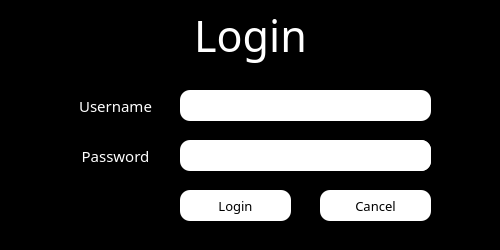
<?xml version="1.0" encoding="UTF-8"?>
<ui version="4.0">
 <class>MainWindow</class>
 <widget class="QMainWindow" name="MainWindow">
  <property name="geometry">
   <rect>
    <x>0</x>
    <y>0</y>
    <width>500</width>
    <height>250</height>
   </rect>
  </property>
  <property name="font">
   <font>
    <pointsize>10</pointsize>
   </font>
  </property>
  <property name="windowTitle">
   <string>MainWindow</string>
  </property>
  <property name="styleSheet">
   <string notr="true">background-color: rgb(0, 0, 0);</string>
  </property>
  <widget class="QWidget" name="centralwidget">
   <widget class="QLabel" name="label">
    <property name="geometry">
     <rect>
      <x>20</x>
      <y>0</y>
      <width>461</width>
      <height>71</height>
     </rect>
    </property>
    <property name="font">
     <font>
      <family>Century Gothic</family>
      <pointsize>32</pointsize>
      <weight>50</weight>
      <bold>false</bold>
     </font>
    </property>
    <property name="styleSheet">
     <string notr="true">color: rgb(255, 255, 255);</string>
    </property>
    <property name="text">
     <string>Login</string>
    </property>
    <property name="alignment">
     <set>Qt::AlignCenter</set>
    </property>
   </widget>
   <widget class="QLabel" name="label_3">
    <property name="geometry">
     <rect>
      <x>60</x>
      <y>90</y>
      <width>111</width>
      <height>31</height>
     </rect>
    </property>
    <property name="font">
     <font>
      <family>Century Gothic</family>
      <pointsize>11</pointsize>
      <weight>50</weight>
      <italic>false</italic>
      <bold>false</bold>
     </font>
    </property>
    <property name="styleSheet">
     <string notr="true">color: rgb(255, 255, 255);</string>
    </property>
    <property name="text">
     <string>Username</string>
    </property>
    <property name="alignment">
     <set>Qt::AlignCenter</set>
    </property>
   </widget>
   <widget class="QLabel" name="label_4">
    <property name="geometry">
     <rect>
      <x>60</x>
      <y>140</y>
      <width>111</width>
      <height>31</height>
     </rect>
    </property>
    <property name="font">
     <font>
      <family>Century Gothic</family>
      <pointsize>11</pointsize>
      <weight>50</weight>
      <italic>false</italic>
      <bold>false</bold>
     </font>
    </property>
    <property name="styleSheet">
     <string notr="true">color: rgb(255, 255, 255);</string>
    </property>
    <property name="text">
     <string>Password</string>
    </property>
    <property name="alignment">
     <set>Qt::AlignCenter</set>
    </property>
   </widget>
   <widget class="QLineEdit" name="editUsername">
    <property name="geometry">
     <rect>
      <x>180</x>
      <y>90</y>
      <width>251</width>
      <height>31</height>
     </rect>
    </property>
    <property name="sizeIncrement">
     <size>
      <width>0</width>
      <height>0</height>
     </size>
    </property>
    <property name="font">
     <font>
      <family>Century Gothic</family>
      <pointsize>11</pointsize>
     </font>
    </property>
    <property name="styleSheet">
     <string notr="true">background-color: rgb(255, 255, 255);
border-radius: 10px;</string>
    </property>
    <property name="frame">
     <bool>true</bool>
    </property>
    <property name="cursorPosition">
     <number>0</number>
    </property>
    <property name="alignment">
     <set>Qt::AlignCenter</set>
    </property>
    <property name="dragEnabled">
     <bool>false</bool>
    </property>
    <property name="readOnly">
     <bool>false</bool>
    </property>
    <property name="cursorMoveStyle">
     <enum>Qt::LogicalMoveStyle</enum>
    </property>
    <property name="clearButtonEnabled">
     <bool>false</bool>
    </property>
   </widget>
   <widget class="QLineEdit" name="editPassword">
    <property name="geometry">
     <rect>
      <x>180</x>
      <y>140</y>
      <width>251</width>
      <height>31</height>
     </rect>
    </property>
    <property name="font">
     <font>
      <family>Century Gothic</family>
      <pointsize>11</pointsize>
     </font>
    </property>
    <property name="styleSheet">
     <string notr="true">background-color: rgb(255, 255, 255);
border-radius: 10px;</string>
    </property>
    <property name="frame">
     <bool>true</bool>
    </property>
    <property name="echoMode">
     <enum>QLineEdit::Password</enum>
    </property>
    <property name="cursorPosition">
     <number>0</number>
    </property>
    <property name="alignment">
     <set>Qt::AlignCenter</set>
    </property>
    <property name="dragEnabled">
     <bool>false</bool>
    </property>
    <property name="readOnly">
     <bool>false</bool>
    </property>
    <property name="cursorMoveStyle">
     <enum>Qt::LogicalMoveStyle</enum>
    </property>
    <property name="clearButtonEnabled">
     <bool>false</bool>
    </property>
   </widget>
   <widget class="QPushButton" name="btnLogin">
    <property name="geometry">
     <rect>
      <x>180</x>
      <y>190</y>
      <width>111</width>
      <height>31</height>
     </rect>
    </property>
    <property name="font">
     <font>
      <family>Century Gothic</family>
      <pointsize>10</pointsize>
     </font>
    </property>
    <property name="styleSheet">
     <string notr="true">QPushButton{
border-radius: 10px;
background-color: rgb(255, 255, 255);
}

QPushButton:hover{
background-color: rgb(205, 205, 205);
}

QPushButton:pressed{
padding-left: 5px;
padding-top: 5px;
}</string>
    </property>
    <property name="text">
     <string>Login</string>
    </property>
    <property name="icon">
     <iconset>
      <normaloff>../ICON/login.png</normaloff>../ICON/login.png</iconset>
    </property>
   </widget>
   <widget class="QPushButton" name="btnCancel">
    <property name="geometry">
     <rect>
      <x>320</x>
      <y>190</y>
      <width>111</width>
      <height>31</height>
     </rect>
    </property>
    <property name="font">
     <font>
      <family>Century Gothic</family>
      <pointsize>10</pointsize>
     </font>
    </property>
    <property name="styleSheet">
     <string notr="true">QPushButton{
border-radius: 10px;
background-color: rgb(255, 255, 255);
}

QPushButton:hover{
background-color: rgb(205, 205, 205);
}

QPushButton:pressed{
padding-left: 5px;
padding-top: 5px;
}</string>
    </property>
    <property name="text">
     <string>Cancel</string>
    </property>
    <property name="icon">
     <iconset>
      <normaloff>../ICON/cancel.png</normaloff>../ICON/cancel.png</iconset>
    </property>
   </widget>
   <widget class="QPushButton" name="btnToggle">
    <property name="geometry">
     <rect>
      <x>400</x>
      <y>140</y>
      <width>31</width>
      <height>31</height>
     </rect>
    </property>
    <property name="styleSheet">
     <string notr="true">QPushButton{
border-radius: 10px;
background-color: rgb(255, 255, 255);
}

QPushButton:hover{
background-color: rgb(205, 205, 205);
}

QPushButton:pressed{
padding-left: 5px;
padding-top: 5px;
}</string>
    </property>
    <property name="text">
     <string/>
    </property>
    <property name="icon">
     <iconset>
      <normaloff>../ICON/show.png</normaloff>../ICON/show.png</iconset>
    </property>
    <property name="checkable">
     <bool>false</bool>
    </property>
    <property name="checked">
     <bool>false</bool>
    </property>
   </widget>
  </widget>
  <widget class="QStatusBar" name="statusbar"/>
 </widget>
 <resources/>
 <connections/>
</ui>
